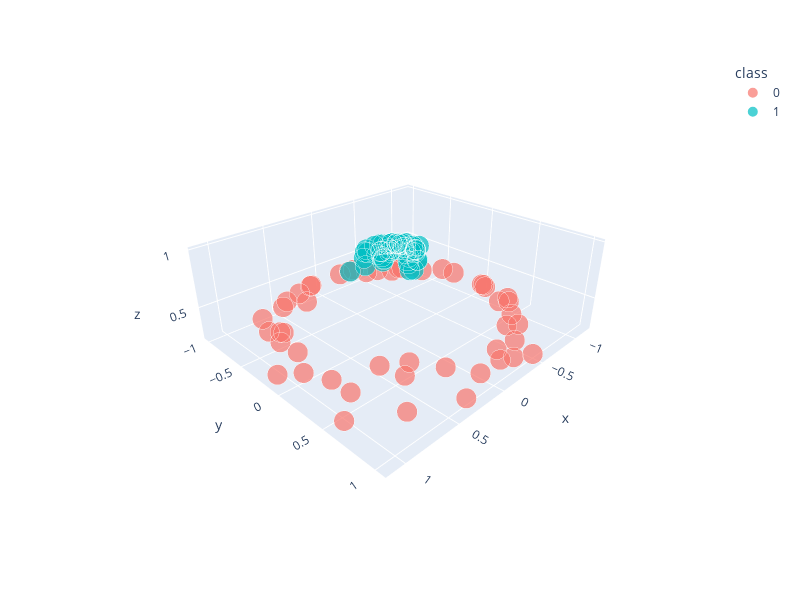

Here is the notebook cell this chart was saved with:
### Markdown cell above
* You can see the result, interactively, using plotly.

### Code cell
import plotly.express as px
fig = px.scatter_3d(x=samples[:,0], y=samples[:,1], z=z,
                    size=np.full(samples.shape[0], 1),
                    color=labels.astype(str),
                    labels={'color': 'class'},
                    color_discrete_sequence=['#F8766D', '#00BFC4']
                   )
fig.update_layout(
    width=800,
    height=600,
    scene_camera=dict(
        eye=dict(x=1.75, y=1.75, z=1.25)
    )
)

fig.write_image('two_classes_nlseparable_3d.png')
fig.show()
